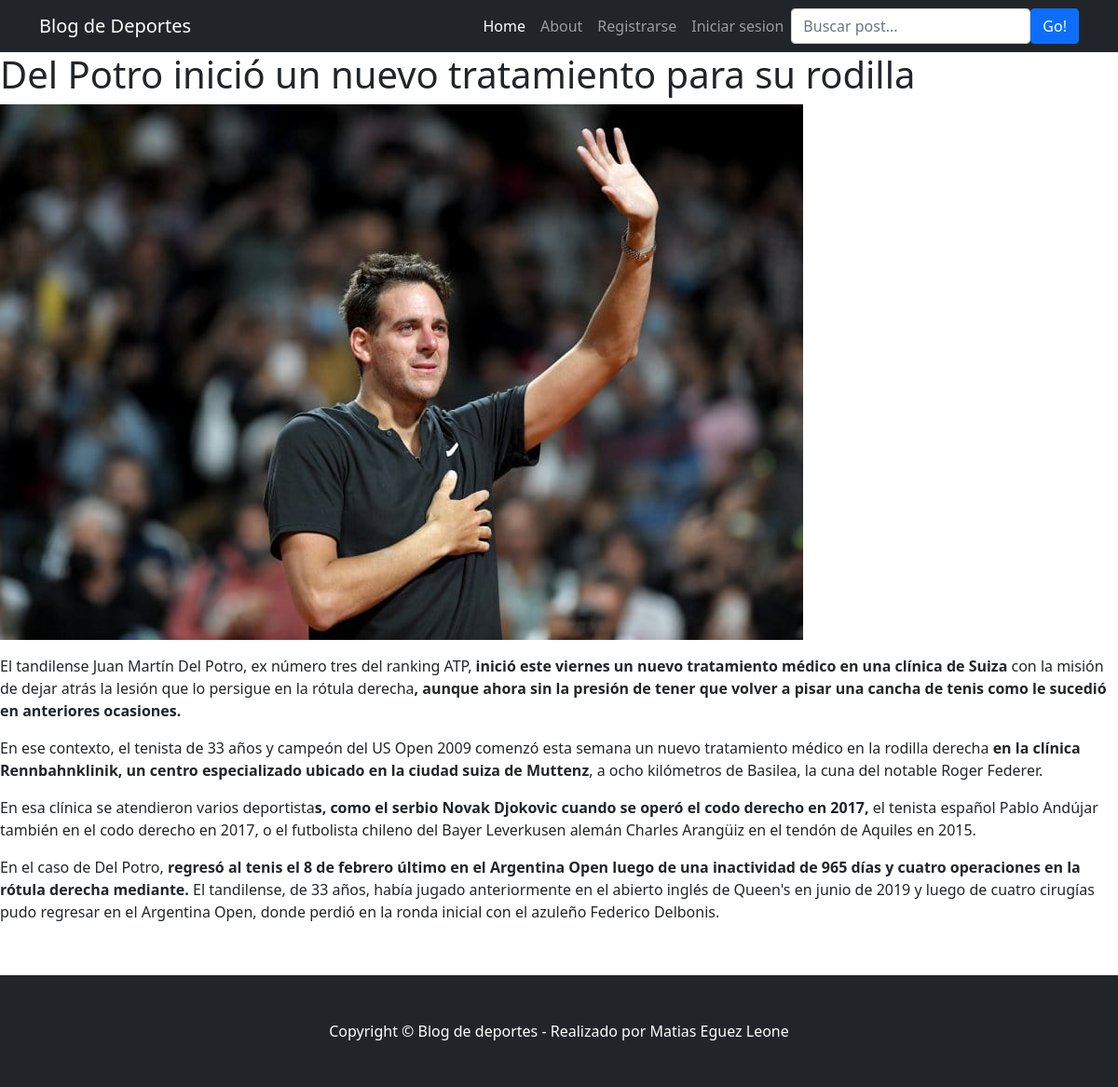
Screenshot of /blog/del-potro-inicio-un-nuevo-tratamiento-para-su-rodilla/ with the database file from the repository.
### blog/models.py (models this page shows, shortened)
class Post(models.Model):
    title = models.CharField(max_length=100)
    content = RichTextField(blank = True, null = True)
    slug = models.SlugField(max_length=200, null = True, unique=True)
    thumbnail = models.ImageField(null = True, blank=True, upload_to = "images/")
    created_date = models.DateTimeField(auto_now_add=True)
    updated_date = models.DateTimeField(auto_now=True)

### blog/views.py (the view)
# urls.py: path('<slug:slug>/', postDetails.as_view(), name='post-details'),
class postDetails(DetailView):
    model = Post
    template_name = 'blog/post_details.html'
    slug_field = 'slug'
    slug_url_kwarg = 'slug'

### blog/templates/blog/post_details.html (shortened to what this page needs)
{% extends 'blog/base.html' %}
{% load static %}
{% block navbar %}
<nav class="navbar navbar-expand-lg navbar-dark bg-dark">
    <div class="container">
        <a class="navbar-brand" href="#!">Blog de Deportes</a>
                <div class="collapse navbar-collapse" id="navbarSupportedContent">
                    <ul class="navbar-nav ms-auto mb-2 mb-lg-0">
                        <li class="nav-item"><a class="nav-link active" aria-current="page" href="{% url 'inicio' %}">Home</a></li>
                        <li class="nav-item"><a class="nav-link" href="{% url 'about' %}">About</a></li>
                        {% if user.is_authenticated %}
                        <li class="nav-item"><a class="nav-link" href="{% url 'creapost' %}">Crear Post</a></li>
                        <li class="nav-item"><a class="nav-link" href="{% url 'edit_profile' %}">Editar Perfil</a></li>
                        <li class="nav-item"><a class="nav-link" href="{% url 'logout' %}">Cerrar sesion</a></li>
                        {% else %}
                        <li class="nav-item"><a class="nav-link" href="{% url 'register' %}">Registrarse</a></li>
                        <li class="nav-item"><a class="nav-link" href="{% url 'login' %}">Iniciar sesion</a></li>
                        {% endif %}
                    </ul>
                    <form class="d-flex" method="POST" action="{% url 'resultadoBusqueda' %}">
                                    <input class="form-control" type="text" placeholder="Buscar post..." aria-label="Buscar post..." aria-describedby="button-search" name="searched" />
                                    <button class="btn btn-primary" id="button-search" type="submit">Go!</button>
                    </form>
                </div>
    </div>
</nav>
{% endblock navbar %}
{% block pagecontent %}
<h1>{{post.title}}</h1>
<img src="{{post.thumbnail.url}}" alt="">
<p>{{post.content|safe}}</p>
{% endblock pagecontent %}

### rows the page displays
Post: title "Del Potro inició un nuevo tratamiento para su rodilla", thumbnail (picture), content "El tandilense Juan Martín Del Potro, ex número tres del ranking ATP, inició este viernes un nuevo tratamiento médico en una clínica de Suiza con la misión de dejar atrás la lesión que lo persigue en la rótula derecha , aunque ahora sin la presión de tener que volver a pisar una cancha de tenis como le sucedió en anteriores ocasiones. En ese contexto, el tenista de 33 años y campeón del US Open 2009 comenzó esta semana un nuevo tratamiento médico en la rodilla derecha en la clínica Rennbahnklinik, un centro especializado ubicado en la ciudad suiza de Muttenz , a ocho kilómetros de Basilea, la cuna del notable Roger Federer. En esa clínica se atendieron varios deportista s, como el serbio…"
